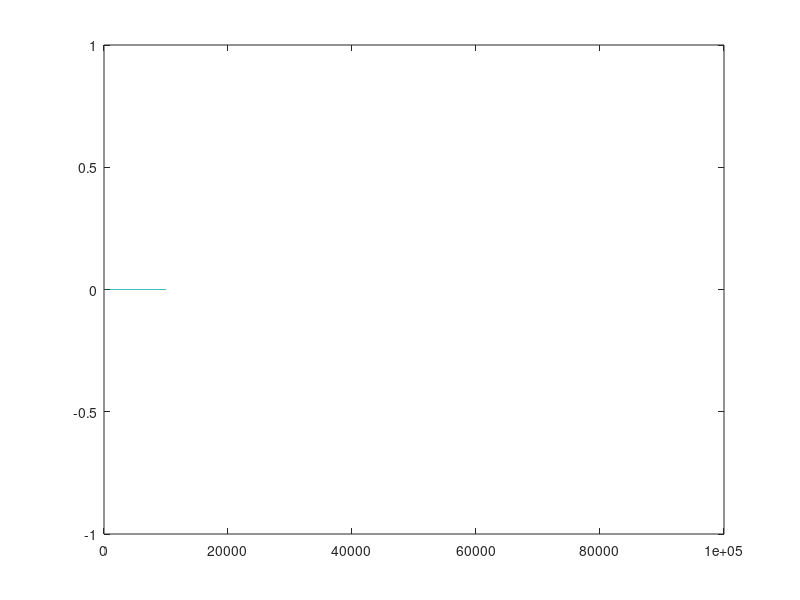

The MATLAB source for this figure:
% n = 10000

p = zeros(0, 100000);
for i = 10000:100000
    x = cumsum(ones(1, i));
    p(i) = 1 - prod(x(end - 10000 + 1:end)) / i^10000;
end
plot(p);